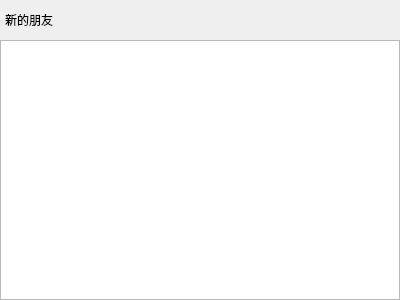
<?xml version="1.0" encoding="UTF-8"?>
<ui version="4.0">
 <class>ApplyFriendPage</class>
 <widget class="QWidget" name="ApplyFriendPage">
  <property name="geometry">
   <rect>
    <x>0</x>
    <y>0</y>
    <width>400</width>
    <height>300</height>
   </rect>
  </property>
  <property name="windowTitle">
   <string>Form</string>
  </property>
  <layout class="QVBoxLayout" name="verticalLayout">
   <property name="spacing">
    <number>0</number>
   </property>
   <property name="leftMargin">
    <number>0</number>
   </property>
   <property name="topMargin">
    <number>0</number>
   </property>
   <property name="rightMargin">
    <number>0</number>
   </property>
   <property name="bottomMargin">
    <number>0</number>
   </property>
   <item>
    <widget class="QWidget" name="friend_apply_wid" native="true">
     <layout class="QHBoxLayout" name="horizontalLayout">
      <property name="spacing">
       <number>0</number>
      </property>
      <property name="leftMargin">
       <number>5</number>
      </property>
      <property name="topMargin">
       <number>0</number>
      </property>
      <property name="rightMargin">
       <number>0</number>
      </property>
      <property name="bottomMargin">
       <number>0</number>
      </property>
      <item>
       <widget class="QLabel" name="friend_apply_label">
        <property name="minimumSize">
         <size>
          <width>0</width>
          <height>40</height>
         </size>
        </property>
        <property name="maximumSize">
         <size>
          <width>16777215</width>
          <height>40</height>
         </size>
        </property>
        <property name="text">
         <string>新的朋友</string>
        </property>
       </widget>
      </item>
      <item>
       <spacer name="horizontalSpacer">
        <property name="orientation">
         <enum>Qt::Orientation::Horizontal</enum>
        </property>
        <property name="sizeHint" stdset="0">
         <size>
          <width>356</width>
          <height>20</height>
         </size>
        </property>
       </spacer>
      </item>
     </layout>
    </widget>
   </item>
   <item>
    <widget class="QWidget" name="widget_2" native="true">
     <layout class="QVBoxLayout" name="verticalLayout_2">
      <property name="spacing">
       <number>0</number>
      </property>
      <property name="leftMargin">
       <number>0</number>
      </property>
      <property name="topMargin">
       <number>0</number>
      </property>
      <property name="rightMargin">
       <number>0</number>
      </property>
      <property name="bottomMargin">
       <number>0</number>
      </property>
      <item>
       <widget class="ApplyFriendList" name="apply_friend_list"/>
      </item>
     </layout>
    </widget>
   </item>
  </layout>
 </widget>
 <customwidgets>
  <customwidget>
   <class>ApplyFriendList</class>
   <extends>QListWidget</extends>
   <header location="global">applyfriendlist.h</header>
  </customwidget>
 </customwidgets>
 <resources/>
 <connections/>
</ui>
